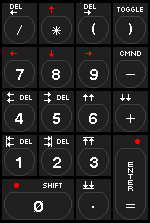
#> input picture Source/KBPics/svg/orig/keypad128uk.png, 150 x 223 px
$ python keypad128.py
#> lines starting #> are read from the running program, lines starting #| are printed output that depends on the picture; after the words box and inside, x2 and y2 are one past the last pixel; in counts of white or black regions, pixels touching at a corner belong together
### Source/KBPics/svg/kbdraw.py
# kbdraw.py: draws a keyboard picture of EightyOne again, as SVG, at any scale.
# The places come from the original bitmap (analyze.py), the texts from a
# table; texts are outlines of TeX Gyre Heros (GUST Font License) fitted
# into the box of the original pixel text, so the result needs no fonts.
import json, math, os
import numpy as np
from PIL import Image
from fontTools.ttLib import TTFont
from fontTools.pens.svgPathPen import SVGPathPen
from fontTools.pens.boundsPen import BoundsPen
from fontTools.pens.transformPen import TransformPen

# TeX Gyre Heros (in TeX Live, or fonts-texgyre on Debian/Ubuntu); the
# folder can be given in TEXGYRE
FONTDIRS = [os.environ.get('TEXGYRE', ''),
            '/usr/share/texmf/fonts/opentype/public/tex-gyre/',
            '/usr/share/fonts/opentype/texgyre/',
            '/usr/share/texlive/texmf-dist/fonts/opentype/public/tex-gyre/']


def font_file(name):
    for d in FONTDIRS:
        if d and os.path.exists(os.path.join(d, name)):
            return os.path.join(d, name)
    raise SystemExit('%s not found: give its folder in TEXGYRE' % name)


class Font:
    def __init__(self, file):
        self.f = TTFont(font_file(file))
        self.gs = self.f.getGlyphSet()
        self.cmap = self.f.getBestCmap()
        self.hmtx = self.f['hmtx']
        self.upm = self.f['head'].unitsPerEm

    def outline(self, text, tracking=0.0, space=1.0):
        # space: the width of a space, as a part of its own
        pen = SVGPathPen(self.gs)
        bp = BoundsPen(self.gs)
        x = 0.0
        for i, ch in enumerate(text):
            g = self.cmap.get(ord(ch))
            if g is None:
                raise KeyError('%r not in font' % ch)
            self.gs[g].draw(TransformPen(pen, (1, 0, 0, 1, x, 0)))
            self.gs[g].draw(TransformPen(bp, (1, 0, 0, 1, x, 0)))
            x += self.hmtx[g][0] * (space if ch == ' ' else 1) + tracking
        return pen.getCommands(), bp.bounds


FONTS = {}


def font(name):
    if name not in FONTS:
        FONTS[name] = Font({
            'heros': 'texgyreheros-regular.otf',
            'herosb': 'texgyreheros-bold.otf',
            'cn': 'texgyreheroscn-regular.otf',
            'cnb': 'texgyreheroscn-bold.otf',
            'herosbi': 'texgyreheros-bolditalic.otf',
            'cnbi': 'texgyreheroscn-bolditalic.otf',
        }[name])
    return FONTS[name]


def hexcol(c):
    return '#%02x%02x%02x' % tuple(c)


class Picture:
    def __init__(self, analysis, bmp, scale=2):
#> called with analysis = 'Source/KBPics/svg/keypad128.json', bmp = 'Source/KBPics/svg/orig/keypad128uk.png', scale = 2
        self.a = json.load(open(analysis))
#> (reads Source/KBPics/svg/keypad128.json from the repository)
        self.im = np.array(Image.open(bmp).convert('RGB')).astype(int)
        self.S = scale
        self.w, self.h = self.a['size']
        self.words = {b['id']: b for b in self.a['words']}
        self.items = []         # svg elements, in drawing order
        self.keys = [list(k) for k in self.a['keys']]
        self.newkeys = [list(k) for k in self.keys]
        self.used = set()

    # ---- keys -------------------------------------------------------------
    # [24 lines left out: function regular_rows, not called in this run]

    def key_of(self, b):
        """The key a text belongs to: the nearest"""
        cx, cy = (b['x'] + b['x2']) / 2, (b['y'] + b['y2']) / 2
        best, bd = None, 1e9
        for i, k in enumerate(self.keys):
            dx = max(k[0] - cx, 0, cx - (k[0] + k[2]))
            dy = max(k[1] - cy, 0, cy - (k[1] + k[3]))
            d = dx * dx + 4 * dy * dy
            if d < bd:
                best, bd = i, d
        return best

    def moved(self, b, follow=True):
        """The box of a text (x, y, w, h) in the new picture, moved with its
        key"""
        x, y, w, h = b['x'], b['y'], b['x2'] - b['x'], b['y2'] - b['y']
        if follow:
            k = self.key_of(b)
            x += self.newkeys[k][0] - self.keys[k][0]
            if follow != 'x':
                y += self.newkeys[k][1] - self.keys[k][1]
        S = self.S
        return x * S, y * S, w * S, h * S

    # [13 lines left out: function draw_keys, not called in this run]

    # ---- texts ------------------------------------------------------------
    def box(self, ids, follow=True):
        if isinstance(ids, int):
            ids = (ids,)
        bs = [self.words[i] for i in ids]
        self.used.update(ids)
        b = dict(x=min(v['x'] for v in bs), y=min(v['y'] for v in bs),
                 x2=max(v['x2'] for v in bs), y2=max(v['y2'] for v in bs), c=bs[0]['c'])
        return b

    def text(self, ids, text, fonts=('cnb', 'herosb'), colour=None, follow=True,
             maxtrack=0.12, pad=(0, 0, 0, 0), stretch=1.0, natural=None):
        b = self.box(ids)
        X, Y, W, H = self.moved(b, follow)
        # pad: grow the box (left, top, right, bottom), in output pixels
        X -= pad[0]; Y -= pad[1]; W += pad[0] + pad[2]; H += pad[1] + pad[3]
        self.fit(text, X, Y, W, H, colour or b['c'], fonts, maxtrack, stretch, natural)

    def fit(self, text, X, Y, W, H, colour, fonts=('cnb', 'herosb'), maxtrack=0.12, stretch=1.0,
            natural=None):
        if natural:
            # the font's own proportions and spacing, at the height of the
            # box, aligned 'left' or 'centre' in it
            f = font(fonts[0])
            d, (x0, y0, x1, y1) = f.outline(text)
            s = H / (y1 - y0)
            left = X if natural == 'left' else X + (W - s * (x1 - x0)) / 2
            self.items.append('<path fill="%s" transform="matrix(%.5f 0 0 %.5f %.3f %.3f)" d="%s"/>'
                              % (hexcol(colour), s, -s, left - s * x0, Y + s * y1, d))
            return
        best = None
        for fn in fonts:
            f = font(fn)
            d, (x0, y0, x1, y1) = f.outline(text)
            s = H / (y1 - y0)
            t = 0.0
            if len(text) > 1 and (x1 - x0) * s < W:
                t = min((W / s - (x1 - x0)) / (len(text) - 1), maxtrack * f.upm)
                d, (x0, y0, x1, y1) = f.outline(text, t)
            a, dd = W / (x1 - x0), H / (y1 - y0)
            score = abs(math.log(a / dd / stretch))
            if best is None or score < best[0]:
                best = (score, d, a, dd, x0, y1)
        _, d, a, dd, x0, y1 = best
        self.items.append('<path fill="%s" transform="matrix(%.5f 0 0 %.5f %.3f %.3f)" d="%s"/>'
                          % (hexcol(colour), a, -dd, X - a * x0, Y + dd * y1, d))

    # ---- pixel shapes -----------------------------------------------------
    def pixels(self, ids, colour=None, follow=True, region=None):
        """The pixels of the text in its box, as squares (for the block
        graphics, which are made of squares)"""
        b = self.box(ids)
        c = colour or b['c']
        col = tuple(b['c'])
        X, Y, _, _ = self.moved(b, follow)
        S = self.S
        parts = []
        for y in range(b['y'], b['y2']):
            x = b['x']
            while x < b['x2']:
                if tuple(self.im[y, x]) == col:
                    x2 = x
                    while x2 < b['x2'] and tuple(self.im[y, x2]) == col:
                        x2 += 1
                    # edges on whole pixels (at any scale: 1.75 for 100%)
                    l, t = round(X + (x - b['x']) * S), round(Y + (y - b['y']) * S)
                    r, bt = round(X + (x2 - b['x']) * S), round(Y + (y + 1 - b['y']) * S)
                    parts.append('M%g %gh%gv%gh%gz' % (l, t, r - l, bt - t, -(r - l)))
                    x = x2
                else:
                    x += 1
        self.items.append('<path fill="%s" d="%s"/>' % (hexcol(c), ''.join(parts)))

    # [172 lines left out: functions dotted, block, ink_box, move, same_texts, svg, not called in this run]

    def unused(self):
        return [i for i in self.words if i not in self.used]


# ---- shared helpers ---------------------------------------------------------
# [40 lines left out: functions comma, arrow_points, not called in this run]


def ring_paths(im, colour, scale, width, follow=None):
    """The dish outlines (1 pixel rings) as smooth closed lines through the
    middle of their pixels"""
    from scipy import ndimage
    from skimage import measure, filters
    ring = (im == colour).all(-1)
    lab, n = ndimage.label(ring, structure=np.ones((3, 3)))
    paths = []
    Z = 8
    for i in range(1, n + 1):
        r = lab == i
        f = ndimage.binary_fill_holes(r)
        inner = f & ~r
        ys, xs = np.where(f)
        y0, y1, x0, x1 = ys.min() - 2, ys.max() + 3, xs.min() - 2, xs.max() + 3
        field = (f.astype(float) + inner.astype(float))[y0:y1, x0:x1] / 2
        big = ndimage.zoom(field, Z, order=0)
        big = filters.gaussian(big, sigma=Z * 0.55)
        cs = measure.find_contours(big, 0.5)
        c = max(cs, key=len)
        c = measure.approximate_polygon(c, tolerance=Z * 0.04)
        pts = [((x0 + (q[1] + 0.5) / Z) * scale, (y0 + (q[0] + 0.5) / Z) * scale) for q in c]
        if follow:
            pts = [follow(x, y) for x, y in pts]
        d = 'M' + 'L'.join('%.2f %.2f' % q for q in pts) + 'Z'
        paths.append(d)
    return paths


def add_word_method():
    """Picture.word(): a word at a fixed cap height in a font's own spacing,
    on the original base line, aligned as the original box was in its key
    (left, right or centre); a little narrower only if there is no room"""
    import sys

    def word(self, ids, t, fontname, cap_px, colour=None, follow=True, margin=2, over=False, gap=6,
             left=None, base=None, width=None, room=None):
        # over: a word above or under a key, in the middle of the key (True:
        # the nearest key; or the number of the key); gap: the room kept
        # before the next thing on its line, outside the keys; left, base:
        # where it begins and its base line, if not as in the original;
        # width: how wide it is at most (of the font's own width; narrower
        # only if there is no room); room: how wide a word over a key may
        # be, if not 8 pixels wider than the key
        given = (left, base)
        S = self.S
        b = self.box(ids)
        X, Y, Wd, H = self.moved(b, follow)
        dollar = '$' in t and (b['y2'] - b['y']) > cap_px + 1
        base = Y + ((b['y2'] - (1 if dollar else 0)) - b['y']) * S
        k = over if type(over) is int else self.key_of(b)
        kx, ky, kw, kh = self.keys[k]
        nk = self.newkeys[k]
        inside = kx <= b['x'] and b['x2'] <= kx + kw and ky <= b['y'] and b['y2'] <= ky + kh
        f = font(fontname)
        cap = f.outline('H')[1][3]
        d, (x0, y0, x1, y1) = f.outline(t)
        sc = cap_px * S / cap
        w = (x1 - x0) * sc
        same = lambda o: o['y'] < b['y2'] and b['y'] < o['y2'] and o is not b \
            and not (isinstance(ids, tuple) and o['id'] in ids)
        align = 'left'
        if inside:
            lm, rm = b['x'] - kx, kx + kw - b['x2']
            if abs(lm - rm) <= 3:
                align = 'centre'
            elif rm <= 4:
                align = 'right'
        if inside:
            # room on the line in the key, up to its other things
            lo = [o['x2'] + 2 for o in self.words.values() if same(o) and kx <= o['x'] and o['x2'] <= b['x']]
            hi = [o['x'] - 2 for o in self.words.values() if same(o) and b['x2'] <= o['x'] and o['x2'] <= kx + kw]
            lo = max(lo + [kx + margin])
            hi = min(hi + [kx + kw - margin])
            if align == 'centre':
                c = (b['x'] + b['x2']) / 2
                room = 2 * min(c - lo, hi - c)
            elif align == 'right':
                room = b['x2'] - lo
            else:
                room = hi - b['x']
        elif over:
            align = 'over'
            room = kw + 8 if room is None else room
        else:
            rights = [o['x'] - gap for o in self.words.values() if same(o) and o['x'] >= b['x2']]
            room = min(rights + [self.w - 2]) - b['x']
        sx = min(1.0 if width is None else width, room * S / w)
        w *= sx
        if given[1] is not None:
            base = given[1]
        if given[0] is not None:
            left = given[0]
        elif align == 'centre':
            left = X + Wd / 2 - w / 2
        elif align == 'over':
            left = (nk[0] + nk[2] / 2) * S - w / 2
        elif align == 'right':
            left = X + Wd - w
        else:
            left = X
        self.items.append('<path fill="%s" transform="matrix(%.5f 0 0 %.5f %.3f %.3f)" d="%s"/>'
                          % (hexcol(colour or b['c']), sc * sx, -sc, left - sc * sx * x0, base, d))
        if sx < 1:
            print('narrower: %s %.2f' % (t, sx), file=sys.stderr)
    Picture.word = word


add_word_method()

### Source/KBPics/svg/keypad128.py
# keypad128.py <out.svg> [scale]: the Spectrum 128 keypad picture (UK), drawn again at a scale (2 if not given)
import os
import sys
from kbdraw import Picture, hexcol, ring_paths

HERE = os.path.dirname(os.path.abspath(__file__))
p = Picture(os.path.join(HERE, 'keypad128.json'), os.path.join(HERE, 'orig/keypad128uk.png'), float(sys.argv[2]) if len(sys.argv) > 2 else 2)
S = p.S
KEY, RING, WH, RED = (32, 32, 32), (64, 64, 64), (255, 255, 255), (255, 0, 0)

for k in p.newkeys:
    # edges on whole pixels
    x, y = round(k[0] * S), round(k[1] * S)
    w, h = round((k[0] + k[2]) * S) - x, round((k[1] + k[3]) * S) - y
    p.items.append('<rect x="%g" y="%g" width="%g" height="%g" fill="%s"/>' % (x, y, w, h, hexcol(KEY)))
for d in ring_paths(p.im, RING, S, S):
#> in ring_paths, `ring = (im == colour).all(-1)`:
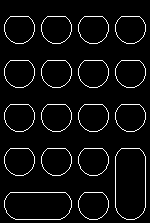
#> ring: shape (223, 150) bool; 5% white in thin lines or dots, all inside (x1, y1, x2, y2) = (4, 16, 146, 220)
#> in ring_paths, `lab, n = ndimage.label(ring, structure=np.ones((3, 3)))`:
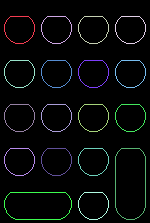
#> lab: shape (223, 150) int32; 19 distinct labels, from 0 to 18; one colour per label, 0 black
#> in ring_paths, `lab, n = ndimage.label(ring, structure=np.ones((3, 3)))`: n = 18
#> in ring_paths, `Z = 8`: Z = 8
    p.items.append('<path fill="none" stroke="%s" stroke-width="%g" d="%s"/>' % (hexcol(RING), S, d))
#> this loop made 18 passes
#> after the loop, p.items = 36 items

texts = {
    0: 'DEL', 1: 'DEL', 5: 'TOGGLE', 13: 'CMND', 19: 'DEL', 21: 'DEL', 33: 'DEL', 34: 'DEL',
    43: 'SHIFT', 39: 'E', 40: 'N', 41: 'T', 45: 'E', 46: 'R',
    8: '/', 6: '(', 7: ')',
    14: '7', 15: '8', 16: '9', 26: '4', 27: '5', 28: '6', 36: '1', 37: '2', 38: '3',
}
for ids, t in texts.items():
    if t.isdigit():
        p.text(ids, t, fonts=('herosb',))
    elif ids in (39, 40, 41, 45, 46):
        # ENTER, letter under letter: a little wider than the original
        # letters (6 pixels instead of 5), as high
        b = p.box(ids)
        X, Y, W, H = p.moved(b, False)
        p.fit(t, X + W / 2 - 3 * S, Y, 6 * S, H, b['c'], fonts=('herosb',), maxtrack=0)
    elif t.isalpha():
        # the words and the letters of ENTER: all as DEL at the top left
        # (Heros Bold, capitals 5 pixels high, the font's own spacing)
        p.word(ids, t, 'herosb', 5)
    else:
        p.text(ids, t)
#> this loop made 26 passes

# 0 with its slash
b = p.box(47)
X, Y, W, H = p.moved(b, False)
p.fit('0', X + 0.5 * S, Y, W - 1 * S, H, WH, fonts=('herosb',))
p.items.append('<line x1="%g" y1="%g" x2="%g" y2="%g" stroke="#ffffff" stroke-width="%g"/>'
               % (X + 1.2 * S, Y + 10.6 * S, X + 8.3 * S, Y + 0.4 * S, 1.3 * S))

# Bars and small signs: squares
for i in (17, 29, 48, 49):
    p.pixels(i)

# Red dots
for i in (35, 42):
    b = p.box(i)
    X, Y, W, H = p.moved(b, False)
    p.items.append('<circle cx="%g" cy="%g" r="%g" fill="#ff0000"/>' % (X + W / 2, Y + H / 2, W / 2))

# * : eight spokes and a thicker middle
b = p.box(9)
X, Y, W, H = p.moved(b, False)
cx, cy = X + W / 2, Y + H / 2
for x1, y1, x2, y2 in ((cx, Y, cx, Y + H), (X, cy, X + W, cy),
                       (X + 1.5 * S, Y + 1.5 * S, X + W - 1.5 * S, Y + H - 1.5 * S),
                       (X + 1.5 * S, Y + H - 1.5 * S, X + W - 1.5 * S, Y + 1.5 * S)):
    p.items.append('<line x1="%g" y1="%g" x2="%g" y2="%g" stroke="#ffffff" stroke-width="%g"/>'
                   % (x1, y1, x2, y2, S))
#> this loop made 4 passes
#> (x1, y1, x2, y2) on passes 1 to 4: (113, 52, 113, 70), (104, 61, 122, 61), (107, 55, 119, 67), (107, 67, 119, 55)
p.items.append('<rect x="%g" y="%g" width="%g" height="%g" fill="#ffffff"/>' % (cx - 1.5 * S, cy - 1.5 * S, 3 * S, 3 * S))


# Arrows: a filled head (3 long, 5 wide) and a shaft 1 thick, in pixels of
# the original (edges), from the tip back to the tail
def arrow(tipx, tipy, direction, length, colour=WH):
    dx, dy = {'left': (1, 0), 'right': (-1, 0), 'up': (0, 1), 'down': (0, -1)}[direction]
    px, py = -dy, dx
    hl, hw, lw = 3.0, 2.5, 1.0
    pts = [(tipx, tipy), (tipx + dx * hl + px * hw, tipy + dy * hl + py * hw),
           (tipx + dx * hl - px * hw, tipy + dy * hl - py * hw)]
    p.items.append('<polygon fill="%s" points="%s"/>'
                   % (hexcol(colour), ' '.join('%g,%g' % (a * S, b * S) for a, b in pts)))
    # the shaft
    x0, y0 = tipx + dx * 1, tipy + dy * 1
    x1, y1 = tipx + dx * length, tipy + dy * length
    p.items.append('<line x1="%g" y1="%g" x2="%g" y2="%g" stroke="%s" stroke-width="%g"/>'
                   % (x0 * S, y0 * S, x1 * S, y1 * S, hexcol(colour), lw * S))


def bar(x0, y0, x1, y1, colour=WH):
    p.items.append('<line x1="%g" y1="%g" x2="%g" y2="%g" stroke="%s" stroke-width="%g"/>'
                   % (x0 * S, y0 * S, x1 * S, y1 * S, hexcol(colour), S))


def at(i):
    p.used.add(i)
    b = p.words[i]
    return b['x'], b['y']


# DEL with an arrow under it: ← and →
x, y = at(2); arrow(x, y + 2.5, 'left', 7)
x, y = at(4); arrow(x + 7, y + 2.5, 'right', 7)
# the cursor keys, in red
x, y = at(3); arrow(x + 2.5, y, 'up', 7, RED)
x, y = at(10); arrow(x, y + 2.5, 'left', 7, RED)
x, y = at(11); arrow(x + 2.5, y + 7, 'down', 7, RED)
x, y = at(12); arrow(x + 7, y + 2.5, 'right', 7, RED)
# words: two arrows
for i in (18, 24):
    x, y = at(i); arrow(x, y + 2.5, 'left', 7)
for i in (20, 25):
    x, y = at(i); arrow(x + 7, y + 2.5, 'right', 7)
# 10 lines: two arrows side by side
x, y = at(22); arrow(x + 2.5, y, 'up', 7); arrow(x + 8.5, y, 'up', 7)
x, y = at(23); arrow(x + 2.5, y + 7, 'down', 7); arrow(x + 8.5, y + 7, 'down', 7)
# start / end of the line, first / last line: two arrows and a bar
x, y = at(30); bar(x + 0.5, y, x + 0.5, y + 11); arrow(x + 1, y + 2.5, 'left', 7); arrow(x + 1, y + 8.5, 'left', 7)
x, y = at(31); bar(x + 7.5, y, x + 7.5, y + 11); arrow(x + 7, y + 2.5, 'right', 7); arrow(x + 7, y + 8.5, 'right', 7)
x, y = at(32); bar(x, y + 0.5, x + 11, y + 0.5); arrow(x + 2.5, y + 1, 'up', 7); arrow(x + 8.5, y + 1, 'up', 7)
x, y = at(44); bar(x, y + 7.5, x + 11, y + 7.5); arrow(x + 2.5, y + 7, 'down', 7); arrow(x + 8.5, y + 7, 'down', 7)

print('not drawn:', p.unused(), file=sys.stderr)
#> (the run stopped early here; a loop or call above may not have finished)
